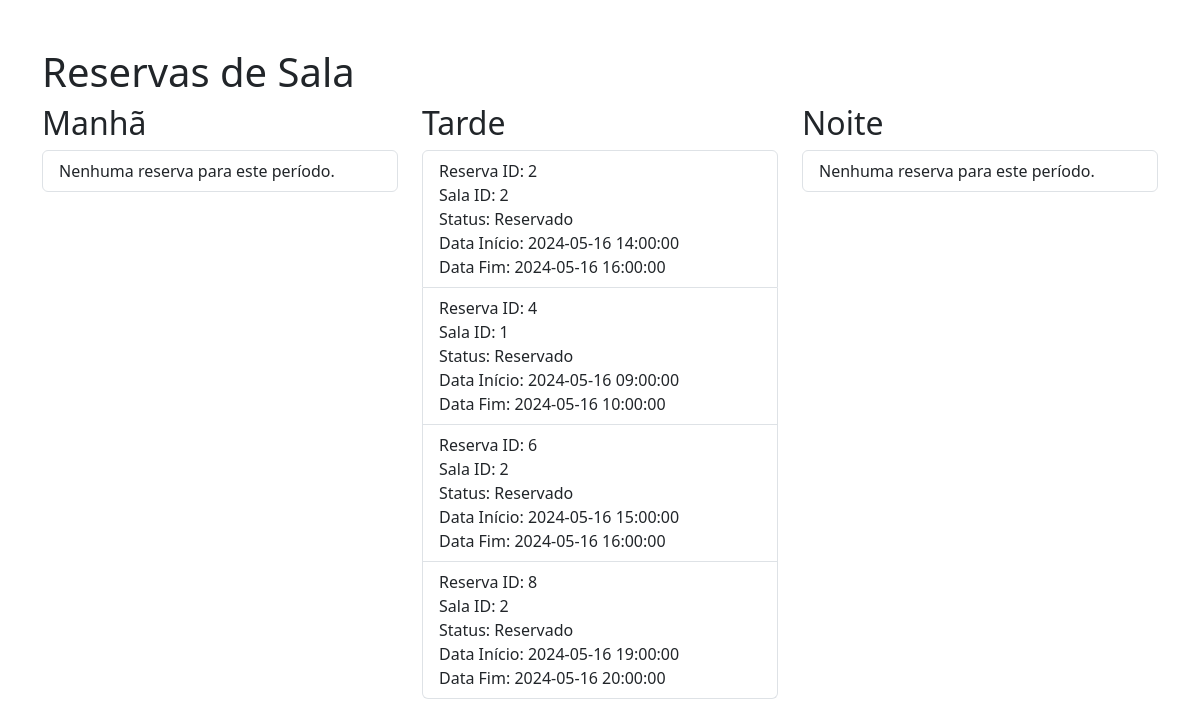
The page / on the database its author committed.
### tables this page shows
CREATE TABLE reserva (
	Id INT AUTO_INCREMENT PRIMARY KEY,
    Sala_ID INT,
    Turma_ID INT,
    Status ENUM("Livre", "Reservado", "Manuteçâo"),
    Data_Inicio DATETIME,
    Data_FIM DATETIME,    
    FOREIGN KEY (Turma_ID) REFERENCES Turma(Id),
    FOREIGN KEY (Sala_ID) REFERENCES Sala(Id)
);

### index.php (the view, shortened to what this page needs)
<?php
class Database {
    private static $instance = null;
    public static function getInstance() {
        if (self::$instance === null) {
            $host = 'localhost';
            $dbname = 'reserva_sala';
            $username = 'root';
            $password = '';
            self::$instance = new PDO("mysql:host=$host;dbname=$dbname", $username, $password);
            self::$instance->setAttribute(PDO::ATTR_ERRMODE, PDO::ERRMODE_EXCEPTION);
        }
        return self::$instance;
    }
}
class TurmaDAO {
    private $db;
    public function __construct() {
        $this->db = Database::getInstance();
    }
    public function getById($id) {
        $stmt = $this->db->prepare("SELECT * FROM turma WHERE Id = :id");
        $stmt->bindParam(':id', $id, PDO::PARAM_INT);
        try {
            $stmt->execute();
            $turma = $stmt->fetch(PDO::FETCH_ASSOC);
            if ($turma) {
                return $turma;
            } else {
                return null;
            }
        } catch (PDOException $e) {
            echo "Error: " . $e->getMessage();
            return null;
        }
    }
}
class ReservaDAO {
    private $db;
    public function __construct() {
        $this->db = Database::getInstance();
    }
    public function getAll() {
        $stmt = $this->db->query("SELECT * FROM reserva");
        return $stmt->fetchAll(PDO::FETCH_ASSOC);
    }
}
$reservaDAO = new ReservaDAO();
$reservas = $reservaDAO->getAll();
$manha = [];
$tarde = [];
$noite = [];
$turmaDAO = new TurmaDAO();
foreach ($reservas as $reserva) {
    $turma = $turmaDAO->getById($reserva['Turma_ID']);
    if ($turma) {
        switch ($turma['Periodo']) {
            case 'Tarde':
                $tarde[] = $reserva;
                break;
        }
    }
}
?>
<!DOCTYPE html>
<html lang="pt-br">
<head>
    <link href="https://cdn.jsdelivr.net/npm/bootstrap@5.3.3/dist/css/bootstrap.min.css" rel="stylesheet">
</head>
<body>
    <div class="container mt-5">
        <h1>Reservas de Sala</h1>
        <div class="row">
            <div class="col-md-4">
                <h2>Manhã</h2>
                <ul class="list-group">
                    <?php if (count($manha) > 0): ?>
                        <?php foreach ($manha as $reserva): ?>
                            <li class="list-group-item">
                                Reserva ID: <?php echo $reserva['Id']; ?><br>
                                Sala ID: <?php echo $reserva['Sala_ID']; ?><br>
                                Status: <?php echo $reserva['Status']; ?><br>
                                Data Início: <?php echo $reserva['Data_Inicio']; ?><br>
                                Data Fim: <?php echo $reserva['Data_FIM']; ?><br>
                            </li>
                        <?php endforeach; ?>
                    <?php else: ?>
                        <li class="list-group-item">Nenhuma reserva para este período.</li>
                    <?php endif; ?>
                </ul>
            </div>
            <div class="col-md-4">
                <h2>Tarde</h2>
                <ul class="list-group">
                    <?php if (count($tarde) > 0): ?>
                        <?php foreach ($tarde as $reserva): ?>
                            <li class="list-group-item">
                                Reserva ID: <?php echo $reserva['Id']; ?><br>
                                Sala ID: <?php echo $reserva['Sala_ID']; ?><br>
                                Status: <?php echo $reserva['Status']; ?><br>
                                Data Início: <?php echo $reserva['Data_Inicio']; ?><br>
                                Data Fim: <?php echo $reserva['Data_FIM']; ?><br>
                            </li>
                        <?php endforeach; ?>
                    <?php else: ?>
                        <li class="list-group-item">Nenhuma reserva para este período.</li>
                    <?php endif; ?>
                </ul>
            </div>
            <div class="col-md-4">
                <h2>Noite</h2>
                <ul class="list-group">
                    <?php if (count($noite) > 0): ?>
                        <?php foreach ($noite as $reserva): ?>
                            <li class="list-group-item">
                                Reserva ID: <?php echo $reserva['Id']; ?><br>
                                Sala ID: <?php echo $reserva['Sala_ID']; ?><br>
                                Status: <?php echo $reserva['Status']; ?><br>
                                Data Início: <?php echo $reserva['Data_Inicio']; ?><br>
                                Data Fim: <?php echo $reserva['Data_FIM']; ?><br>
                            </li>
                        <?php endforeach; ?>
                    <?php else: ?>
                        <li class="list-group-item">Nenhuma reserva para este período.</li>
                    <?php endif; ?>
                </ul>
            </div>
        </div>
    </div>
</body>
</html>

### rows shown on the page
reserva: Id "2", Sala_ID "2", Status "Reservado", Data_Inicio "2024-05-16 14:00:00", Data_FIM "2024-05-16 16:00:00"
reserva: Id "4", Sala_ID "1", Status "Reservado", Data_Inicio "2024-05-16 09:00:00", Data_FIM "2024-05-16 10:00:00"
reserva: Id "6", Sala_ID "2", Status "Reservado", Data_Inicio "2024-05-16 15:00:00", Data_FIM "2024-05-16 16:00:00"
reserva: Id "8", Sala_ID "2", Status "Reservado", Data_Inicio "2024-05-16 19:00:00", Data_FIM "2024-05-16 20:00:00"
